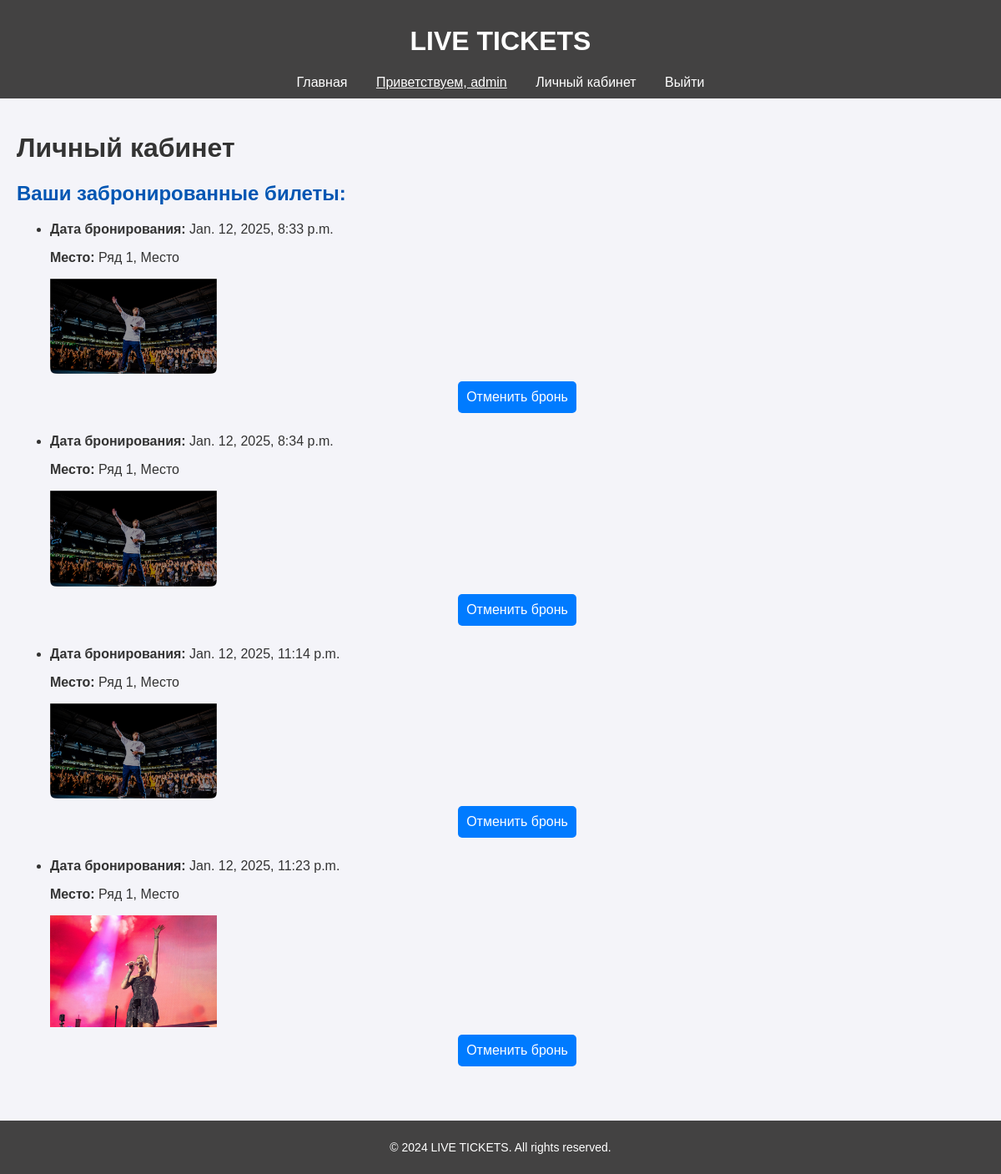
The page /profile/ (signed in) on the database as committed earlier.
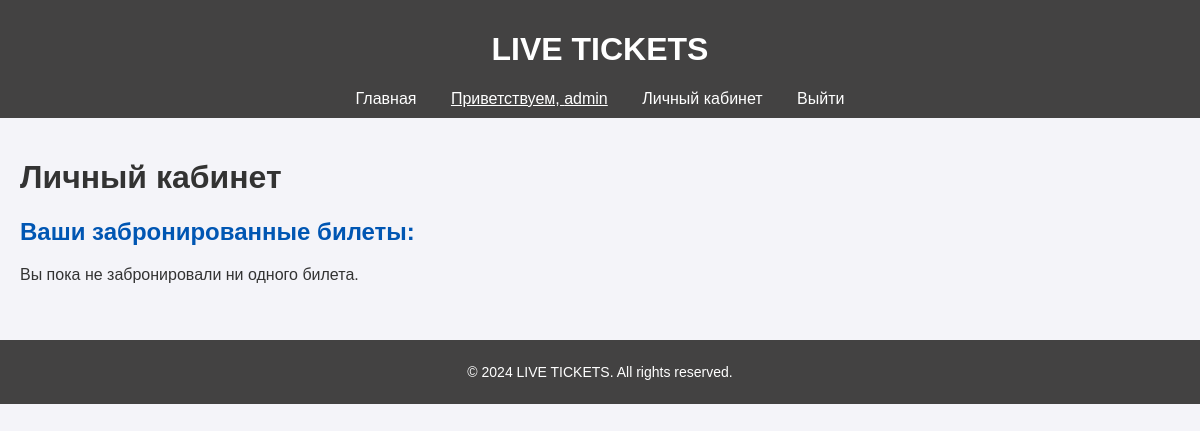
The same page on the database as committed later.
### concerts/models.py (models this page shows, shortened)
class Booking(models.Model):
    seat = models.OneToOneField(Seat, related_name='booking', on_delete=models.CASCADE)
    user = models.ForeignKey(settings.AUTH_USER_MODEL, on_delete=models.CASCADE)
    booking_date = models.DateTimeField(auto_now_add=True)

class Seat(models.Model):
    concert = models.ForeignKey(Concert, on_delete=models.CASCADE, related_name='seats')
    row = models.IntegerField()
    seat_number = models.IntegerField()
    is_booked = models.BooleanField(default=False)
    user = models.ForeignKey(User, on_delete=models.SET_NULL, null=True, blank=True)
    class Meta:
        unique_together = ('concert', 'row', 'seat_number')

class Concert(models.Model):
    name = models.CharField(max_length=255)
    date = models.DateTimeField()
    description = models.TextField()
    image = models.ImageField(upload_to='concert_images/')
    price = models.DecimalField(max_digits=8, decimal_places=2, default=20.00)

### concerts/views.py (the view)
# urls.py: path('profile/', profile_view, name='profile'),
def profile_view(request):
    bookings = Booking.objects.filter(user=request.user).select_related('seat__concert')
    return render(request, 'concerts/profile.html', {'bookings': bookings})

### concerts/templates/concerts/profile.html (shortened to what this page needs)
{% extends 'concerts/base.html' %}
{% block content %}
<h1>Личный кабинет</h1>
<h2>Ваши забронированные билеты:</h2>
{% if bookings %}
    <ul>
        {% for booking in bookings %}
            <li>
                <p><strong>Дата бронирования:</strong> {{ booking.booking_date }}</p>
                <p><strong>Место:</strong> Ряд {{ booking.seat.row }}, Место {{ booking.seat.number }}</p>
                <img src="{{ booking.seat.concert.image.url }}" alt="{{ booking.seat.concert.title }}" style="width: 200px; height: auto;">
                <form method="post" action="{% url 'cancel_booking' booking.id %}">
                    <button type="submit" class="btn btn-danger">Отменить бронь</button>
                </form>
            </li>
        {% endfor %}
    </ul>
{% else %}
    <p>Вы пока не забронировали ни одного билета.</p>
{% endif %}
{% endblock %}

Rows that differ between the two databases and show on the page:
removed Booking: booking_date "Jan. 12, 2025, 8:33 p.m.", seat.row "1", seat.concert.image (picture)
removed Booking: booking_date "Jan. 12, 2025, 8:34 p.m.", seat.row "1", seat.concert.image (picture)
removed Booking: booking_date "Jan. 12, 2025, 11:14 p.m.", seat.row "1", seat.concert.image (picture)
removed Booking: booking_date "Jan. 12, 2025, 11:23 p.m.", seat.row "1", seat.concert.image (picture)
Other text that changed with them:
text now shown: "Вы пока не забронировали ни одного билета."
